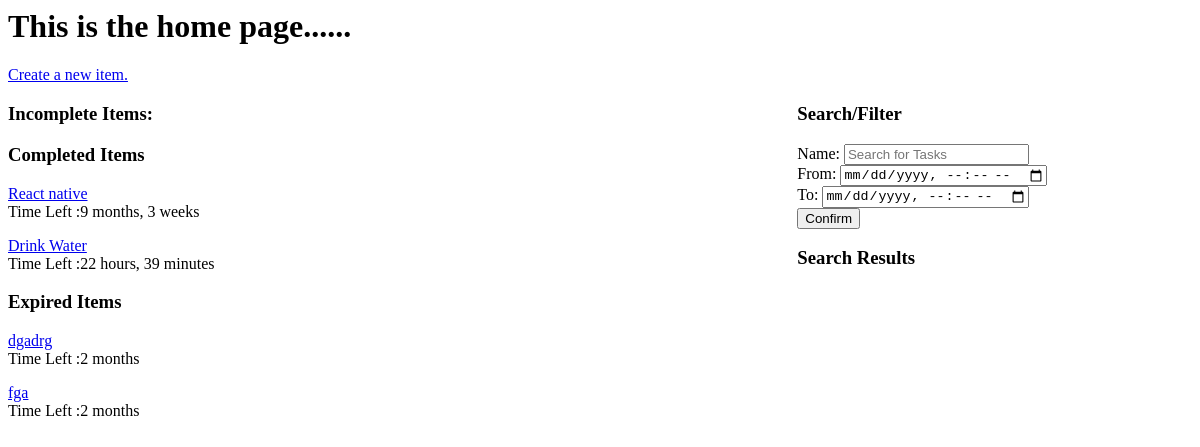
Before: / with the older database file.
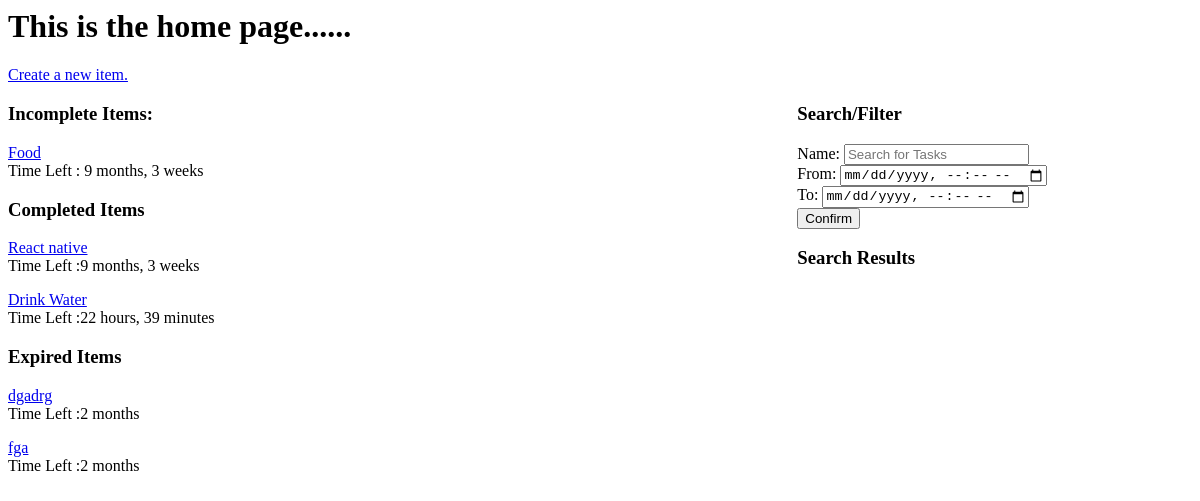
After: the same page with the newer database file.
### base/models.py (models this page shows, shortened)
class Item(models.Model):
    name = models.CharField(max_length=50)
    description = models.TextField(null=True,blank=True)
    updated= models.DateTimeField(auto_now=True)
    created= models.DateTimeField(auto_now=True)
    ending = models.DateTimeField(default=datetime(2025, 12, 31, 23, 59, 59))
    is_expired = models.BooleanField(default=False)
    is_completed = models.BooleanField(default=False)
    class Meta:
        ordering =['-updated','-created']

### base/views.py (the view, shortened to what this page needs)
# urls.py: path('',home.as_view(),name="home"),
class home(View):
    def get(self, request, *args, **kwargs):
        expired = Item.objects.filter(is_expired=True)
        completed = Item.objects.filter(Q(is_expired=False) & Q(is_completed=True))
        incomplete = Item.objects.filter(Q(is_expired=False) & Q(is_completed=False))
        context = {'expired': expired, 'completed': completed, 'incomplete': incomplete}
        return render(request, 'base/home.html', context)

### base/templates/base/home.html (shortened to what this page needs)
<h1>This is the home page......</h1>
<a href="{% url 'create' %}">Create a new item.</a>
<div class="container">
    <div>
    <div>
        <h3>Incomplete Items:</h3>
        {% for item in incomplete %}
            <p><a href="{% url 'item' item.id %}">{{ item.name }}</a> <br> Time Left : {{item.ending|timeuntil}}</p>
        {% endfor %}
    </div>
    <div>
        <h3>Completed Items</h3>
        {% for item in completed %}
            <p><a href="{% url 'item' item.id %}">{{ item.name }}</a> <br> Time Left :{{item.ending|timeuntil}}</p>
        {% endfor %}
    </div>
    <div>
        <h3>Expired Items</h3>
        {% for item in expired %}
            <p><a href="{% url 'item' item.id %}">{{ item.name }}</a> <br> Time Left :{{item.ending|timesince}}</p>
        {% endfor %}
    </div>
</div>
<div>
    <h3>Search/Filter</h3>
    <form method="POST" action="">
    Name: <input type="text" id="name" name="name" placeholder="Search for Tasks" required><br>
    From: <input type="datetime-local" id="datetime" name="start" ><br>
    To:   <input type="datetime-local" id="datetime" name="end" ><br>
    <input type="submit" value="Confirm"/>
    </form>
    <h3>Search Results</h3>
    </div>
</div>

Changed rows visible on the page:
added Item: name "Food", ending "9 months, 3 weeks", shown under "Incomplete Items:"
